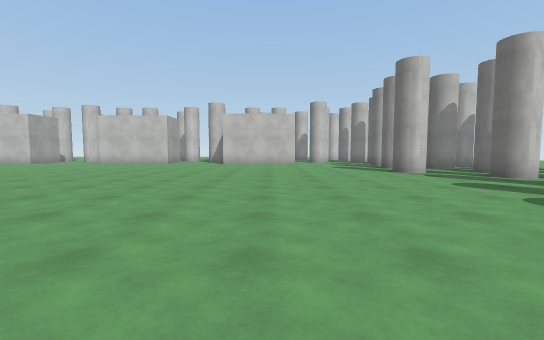
view 1 (above)

24 first-person views from a walk through a scene from a Unity 3-D project. The camera is 1.2 m above the floor, tilts 4° down and sees 90° across. The floor is counted in squares, 2 m on a side. Each view is taken from the middle of a square. On the plan, view 1 faces up. The plan holds only what a view shows up to about 9 squares ahead; the rest is blank. The place goes on beyond the plan. The player character is not drawn. Surface patterns are stand-ins for the level's own textures.

view 2
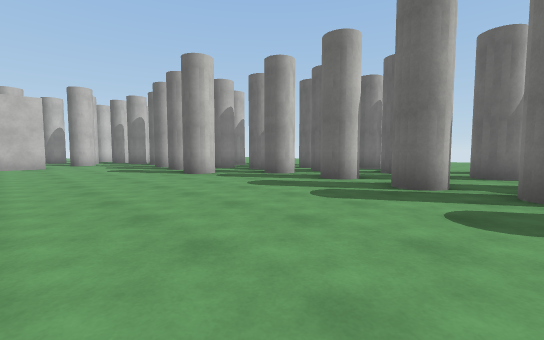

view 3
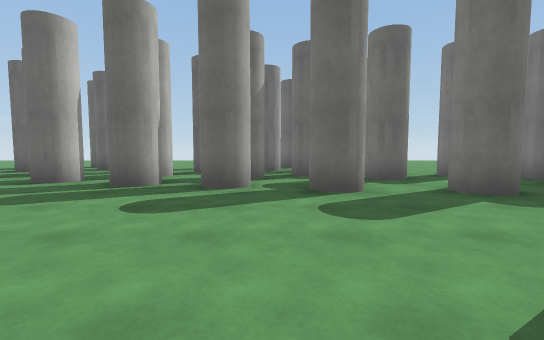

view 4
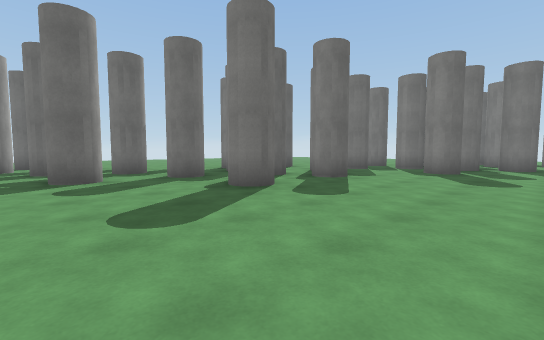

view 5
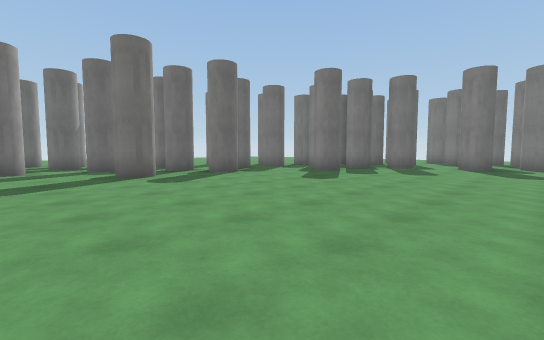

view 6
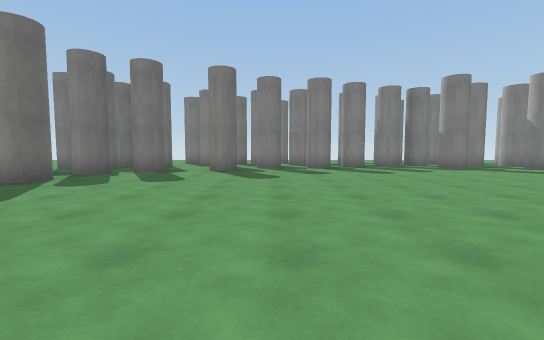

view 7
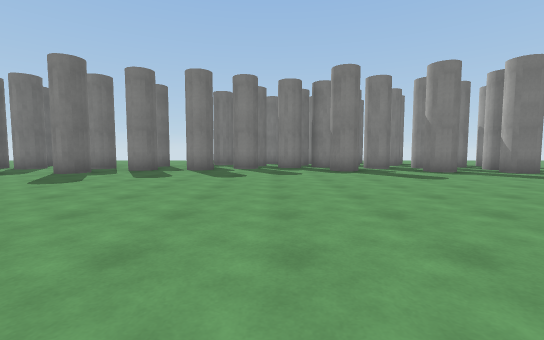

view 8
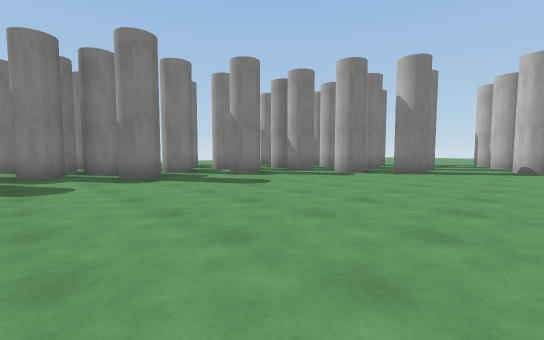

view 9
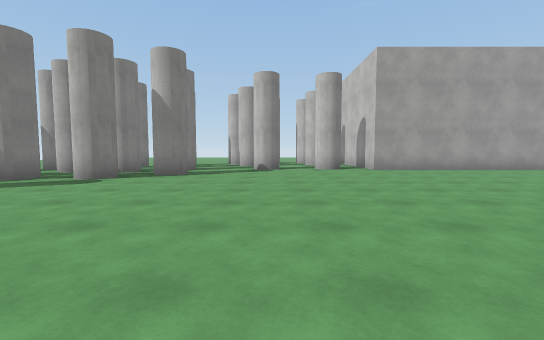

view 10
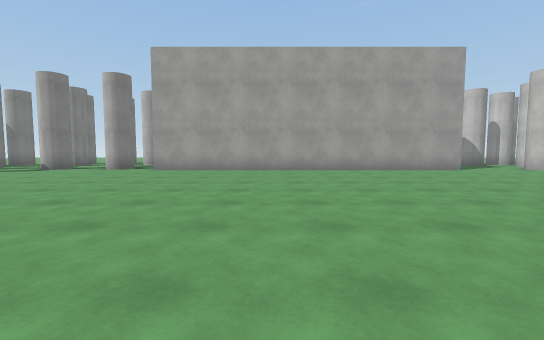

view 11
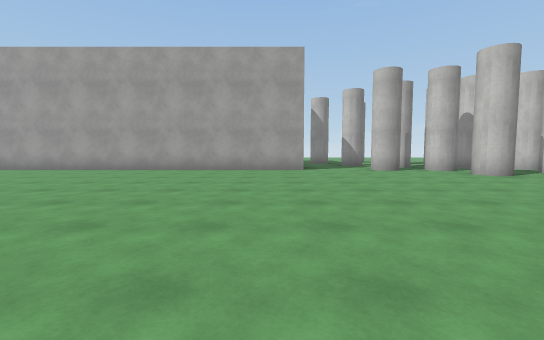

view 12
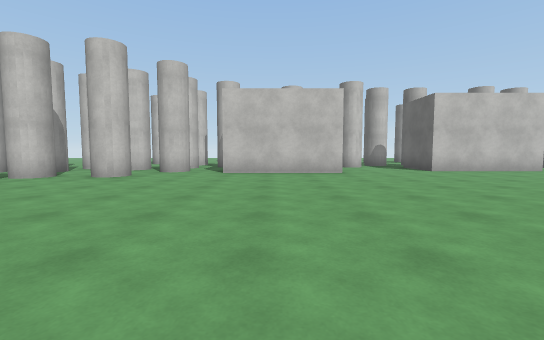

view 13
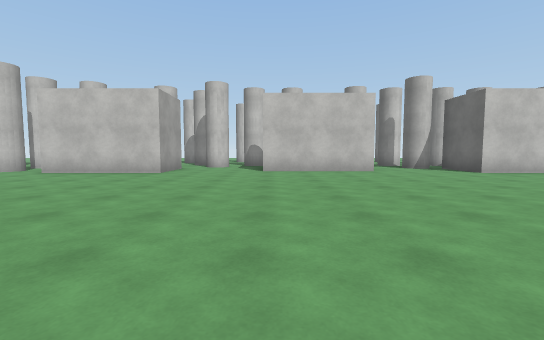

view 14
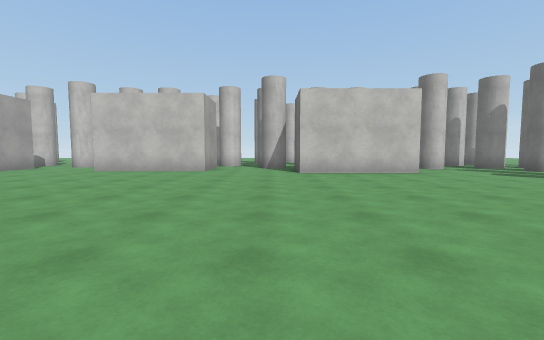

view 15
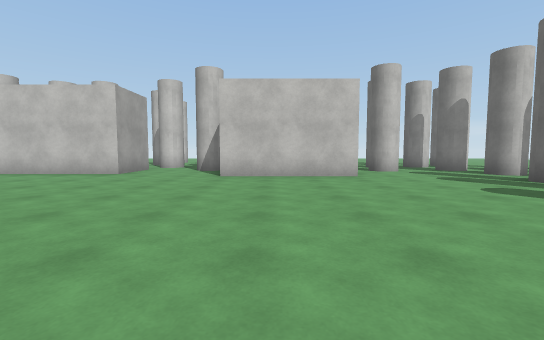

view 16
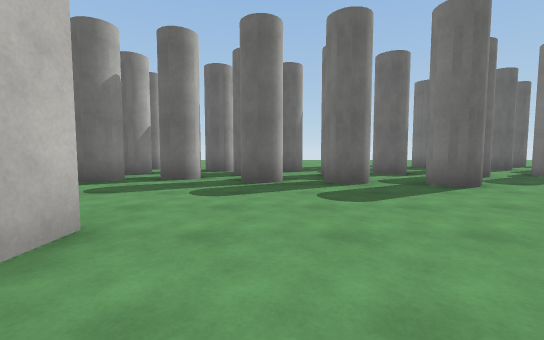

view 17
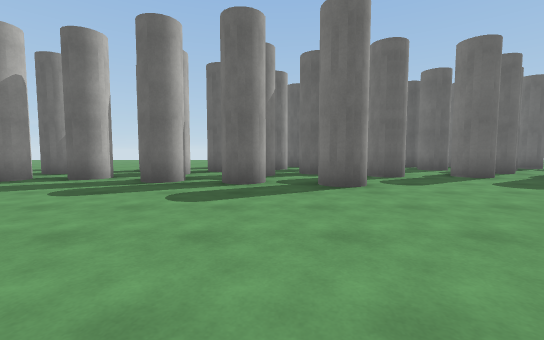

view 18
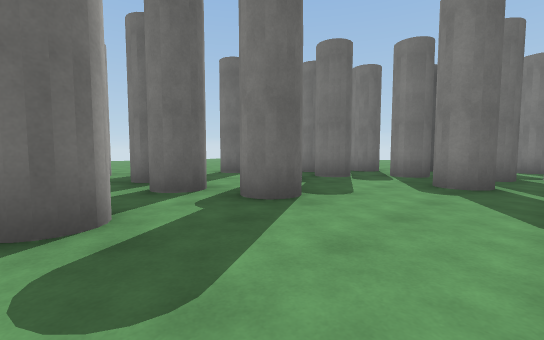

view 19
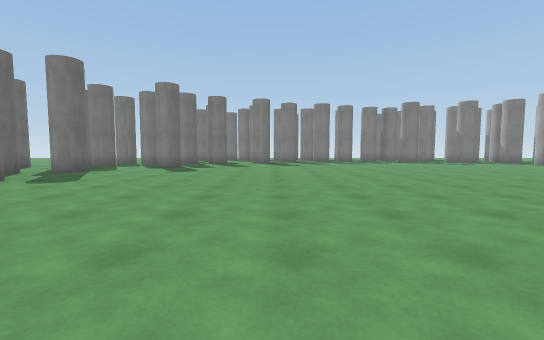

view 20
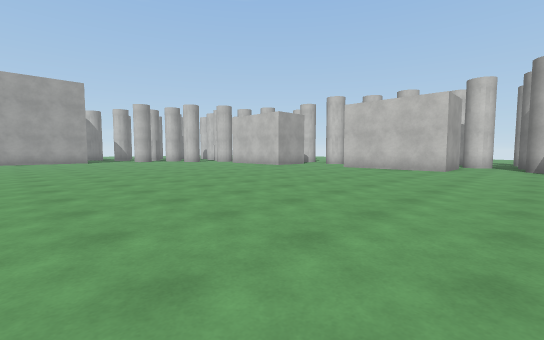

view 21
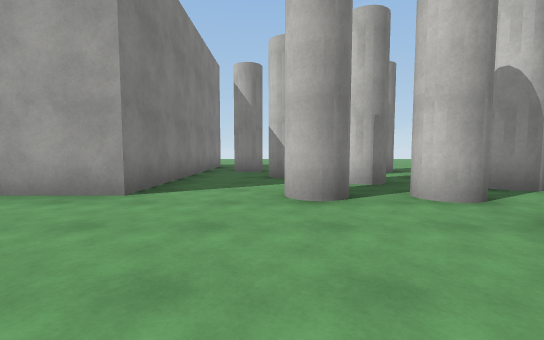

view 22
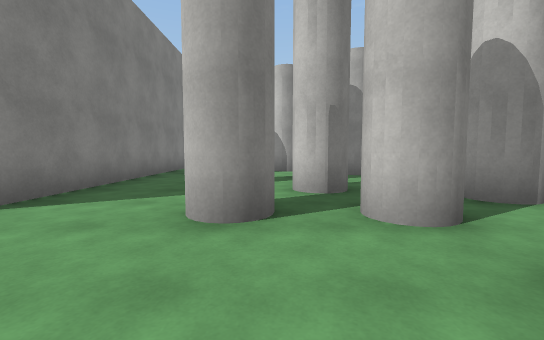

view 23
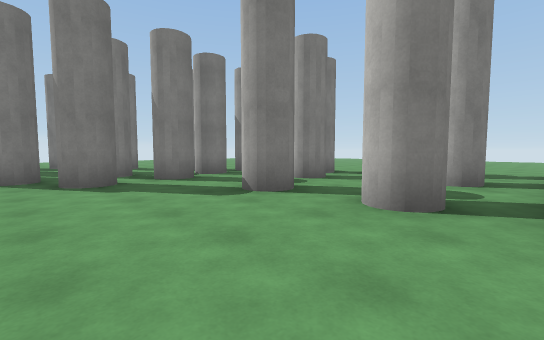

view 24
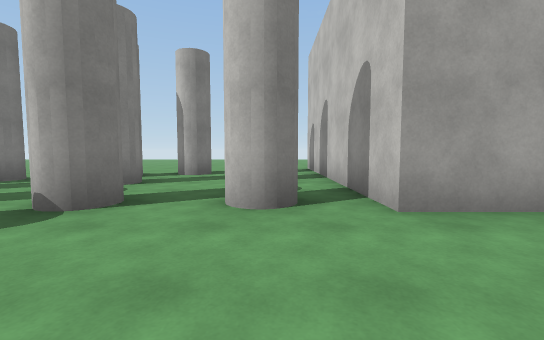

### Floor plan
Key: @ floor where view 1 was taken; # wall or solid block; x gap in a wall; . floor; O other object.
Columns run from 24 left of view 1 to 9 right of it. Each row starts with its distance up from view 1.
 14      #.##.   #..#  #.O#  ##..##.
 13    # #..#.####..####..####...#.#
 12  #.....#......................##
 11 #  .##......................#..#
 10 #....#......................x..#.
  9  ..#........................x.#.#
  8  #..........................#.#..
  7 ######..........................#
  6      #.........................#.#
  5      #...........................#
  4      #.......................#.###
  3      #.......        ........###..
  2      #........      . .......x..#
  1      #.........    ..........##..
  0      #........    ......@.......#
 -1      #.......    ...........#..#
 -2 ######......    ..............##
 -3 ............   ...........#.#.###
 -4  .#..#....... .................x.
 -5  ..........................#.#....
 -6 .#...#....................#...# ..
 -7 ...#.......................#...
 -8    .....................#....#.
 -9   ..##.#...................##
-10   #.x.#.#..............###..
-11     #..................#...#
-12      .#.#.#..#.....###...##
-13      #..#.##....##.#.# #.

Where each view was taken, in squares from view 1:
view 1: 0 up, 0 right, facing up
view 2: 1 up, 0 right, facing up-right
view 3: 0 up, 0 right, facing right
view 4: 0 up, 2 left, facing down-right
view 5: 1 down, 5 left, facing down-right
view 6: 3 down, 5 left, facing down
view 7: 4 down, 9 left, facing down
view 8: 6 down, 9 left, facing down-left
view 9: 6 down, 10 left, facing left
view 10: 1 up, 10 left, facing left
view 11: 6 up, 10 left, facing left
view 12: 5 up, 13 left, facing up
view 13: 5 up, 8 left, facing up
view 14: 5 up, 3 left, facing up
view 15: 6 up, 1 left, facing up
view 16: 11 up, 1 left, facing right
view 17: 9 up, 1 left, facing right
view 18: 3 down, 1 left, facing down-right
view 19: 2 up, 4 left, facing down
view 20: 4 up, 3 left, facing up-left
view 21: 9 up, 15 left, facing left
view 22: 10 up, 16 left, facing left
view 23: 3 down, 16 left, facing down-left
view 24: 4 down, 16 left, facing left
